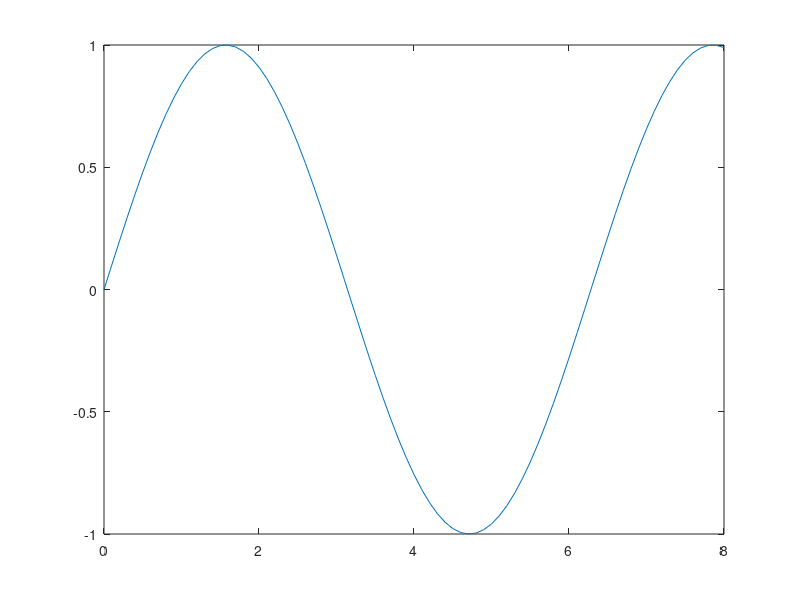

Write the MATLAB code that produced this figure. (Note: this script raises an error after producing the figure.)
function PlotUpdate()   
    x = 0:.1:8;
    y = sin(x);
    h = plot(x,y);         
    set(h,'YDataSource','y')
    set(h,'XDataSource','x')
    theAxes = axis;
    fmat = moviein(2000);
    for ii =1:10
        for jj=1:2
        y=(x/ii*jj);
        refreshdata(h,'caller');
        axis(theAxes);
        fmat(:,ii)=getframe;
        end
    end
    movie(fmat)
end